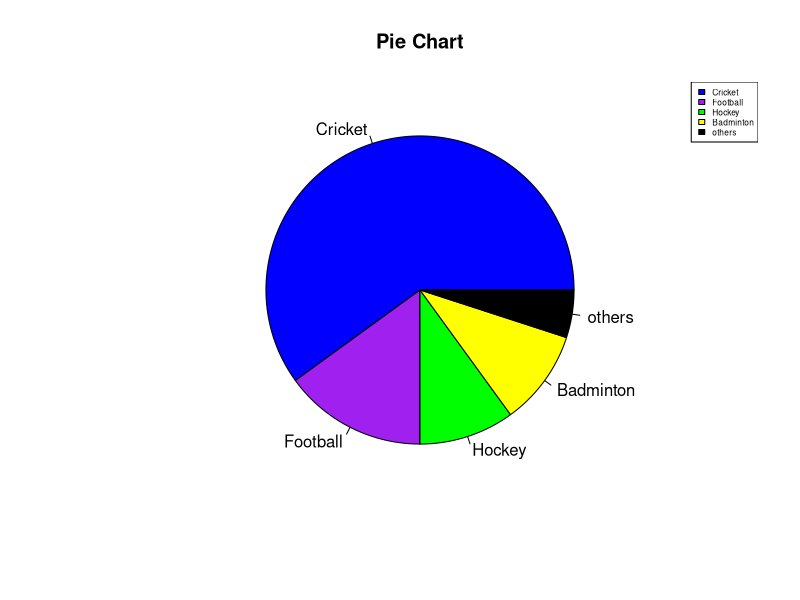

This chart was generated by the following R code:
#cerner_2tothe5th_2022

# Create a vector of labels
mylabel <- c("Cricket", "Football", "Hockey", "Badminton", "others")

# Create a vector of pies
x <- c(60,15,10,10,5)

# Create a vector of colors
colors <- c("Blue", "purple", "green", "yellow", "black")

# Display the pie chart with colors
pie(x, label = mylabel, main = "Pie Chart", col = colors)

# Display the explanation box
legend("topright", mylabel, fill = colors, cex=.5)